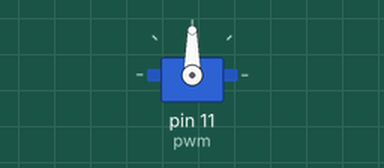
Recording of a program running on a simulated Raspberry Pi (header pin numbers). On the bench: servo. Servo angles are drawn from the pulse width (0.5 ms = 0°, 2.5 ms = 180°); what the program prints to the terminal is not drawn. At 3.0 s the program stops and its outputs stay as they are.

Above: at 0.1 s.
At 1.1 s:
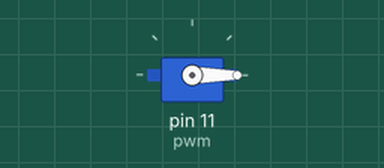
At 2.1 s:
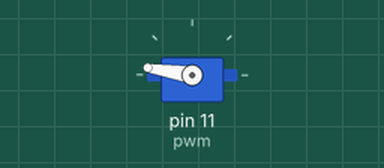
Timing chart, 0 to 3.6 s (numbered marks = the images above):
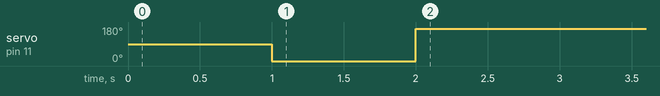

The program:

servo_Motor.py
```python
import RPi.GPIO as GPIO
from time import sleep


GPIO.setmode(GPIO.BOARD)
GPIO.setup(11,GPIO.OUT)
pwm=GPIO.PWM(11, 50)


duty=2
pwm.start(0)
pwm.ChangeDutyCycle(7.5) # Middle
sleep(1)
pwm.ChangeDutyCycle(2) #-90/right
sleep(1)
pwm.ChangeDutyCycle(12) #180/left
sleep(1)

pwm.stop()
GPIO.cleanup()
print ("Goodbye")
```

Measured:
- by itself, servo on pin 11 (pwm): 90° → 0° at 1.0 s, → 171° 1.0 s later
